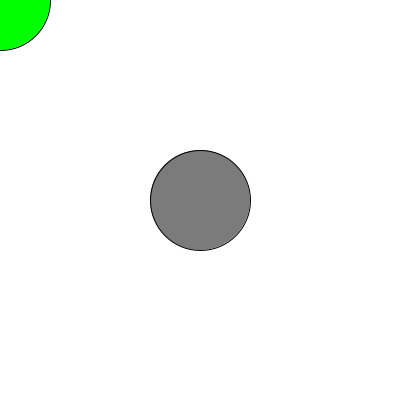
Frame 1 (no input)
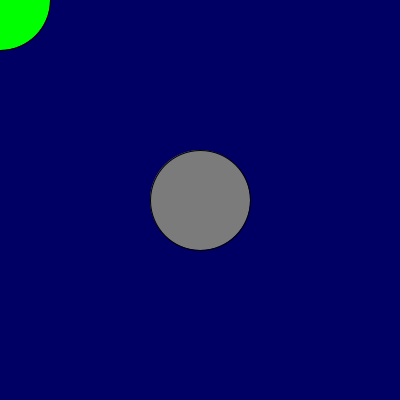
Frame 60 (the mouse pressed at the canvas centre just before this capture)
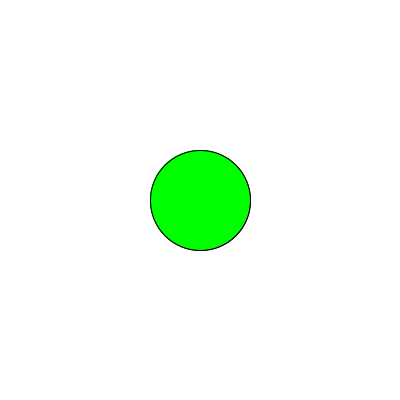
Frame 120 (the mouse held since frame 60 and released just before this capture)

The Processing sketch that drew these frames (run headless with seeded random() and noise(); from frame 60 on, the mouse is pressed at the canvas centre):

// Processing sketch: aula09_grupo02_exercicio01
// ── aula09_grupo02_exercicio01.pde
float a_distancia=0;
void setup() {   size(400, 400); }
void draw() {
  if (a_distancia <100) {  background(255);
  } else {     background(0, 0, 100); }
  fill(123);
  ellipse(200, 200, 100, 100);
  fill(0, 255, 0);
  ellipse(mouseX, mouseY, 100, 100);
  //distancias, dist(x,y,x_target, y_target);
  println(dist(mouseX, mouseY, 200, 200));
  a_distancia = dist(mouseX, mouseY, 200, 200);
}
